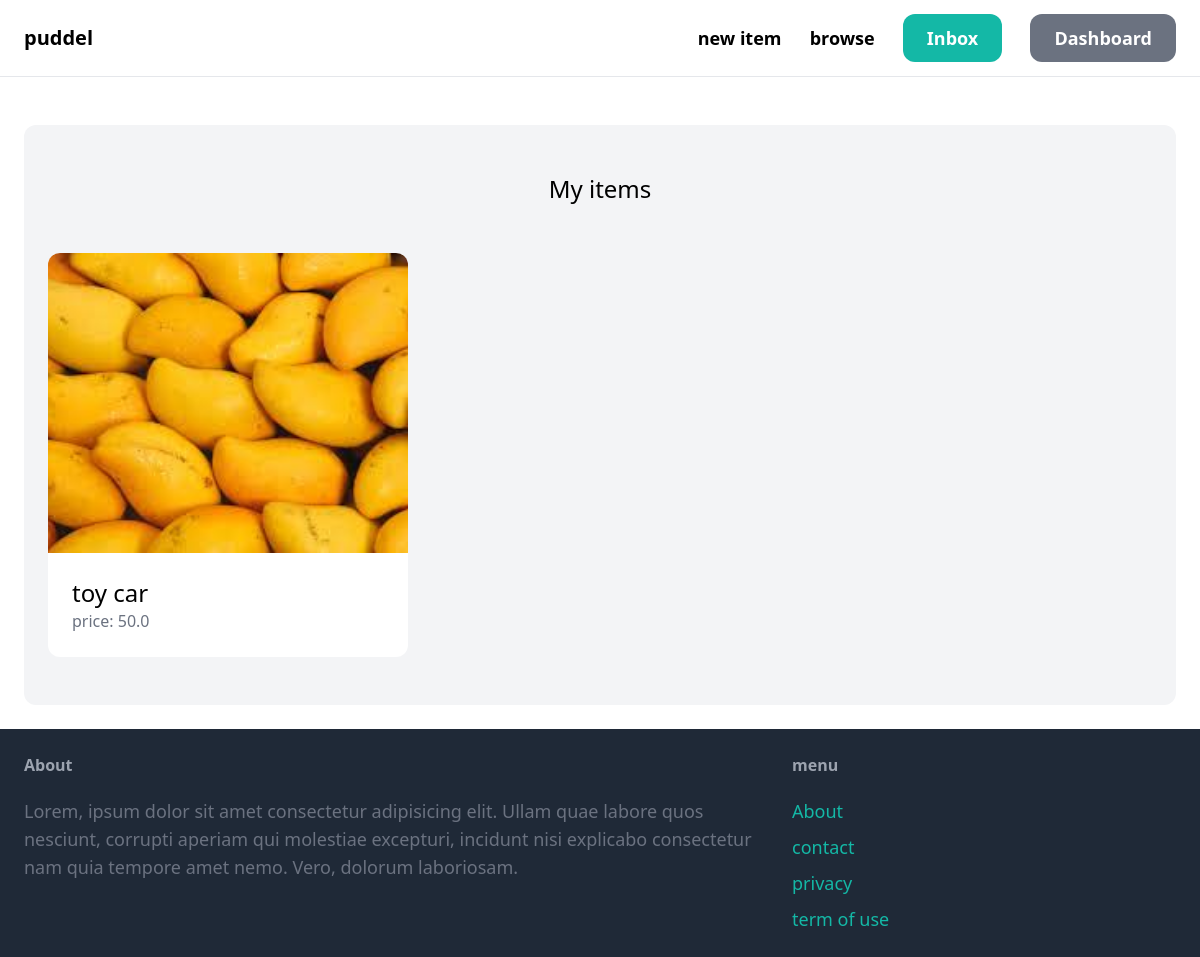
The app's page /dashboard/ (signed in) with its own data.
### item/models.py (models this page shows, shortened)
class Item(models.Model):
    category=models.ForeignKey(Category, related_name='items',on_delete=models.CASCADE)
    name=models.CharField(max_length=255)
    description=models.TextField(blank=True,null=True)
    price=models.FloatField()
    image=models.ImageField(upload_to='item_image',blank=True,null=True)
    is_sold=models.BooleanField(default=False)
    created_at=models.DateTimeField(auto_now_add=True)
    created_by=models.ForeignKey(User, related_name='items',on_delete=models.CASCADE)

### dashboard/views.py (the view)
# urls.py: path('', views.index, name='index'),
@login_required
def index(request):
    items=Item.objects.filter(created_by=request.user)
    return render(request, 'dashboard/index.html',{
        'items':items,
    })

### dashboard/templates/dashboard/index.html (shortened to what this page needs)
{% extends "core/base.html" %}
{% block content %}
    <div class="mt-6 px-6 py-12 bg-gray-100 rounded-xl">
        <h2 class="mb-12 text-2xl text-center">My items</h2>
        <div class="grid grid-cols-3 gap-3">
           {% for item in items %}
                <div>
                    <a href="{% url 'item:detail' item.id %}">
                        <div>
                            <img src="{{ item.image.url }}" alt="{{ item.name }}" class="rounded-t-xl" style="height: 300px; object-fit: cover; width: 100%;">
                        </div>
                        <div class="p-6 bg-white rounded-b-xl">
                            <h2 class="text-2xl">{{ item.name }}</h2>
                            <p class="text-gray-500">price: {{ item.price }}</p>
                        </div>
                    </a>
                </div>
           {% endfor %}
        </div>
    </div>
{% endblock %}

### records on screen
Item: image (picture), name "toy car", price "50.0"
